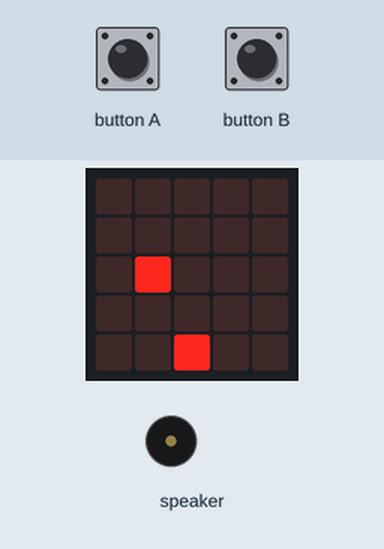
Simulated run of this program. Board: Calliope mini (MakeCode). Parts: the board's 5×5 LED display, buzzer (waves = sounding). The test bench sets the inputs (shaded band). Random numbers come from a fixed seed.

Above: at 2.5 s.
2.6 s: button A pressed for 0.15 s
At 3.2 s:
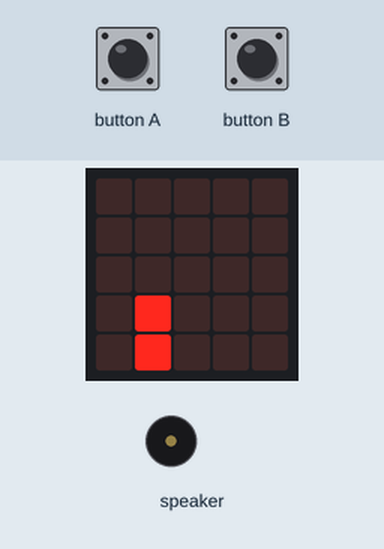
3.3 s: button B pressed for 0.15 s
At 3.67 s:
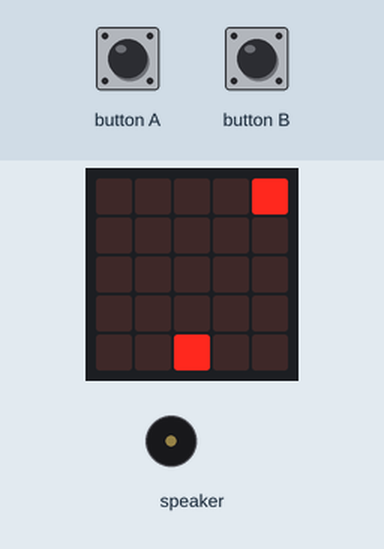
4.0 s: button A pressed for 0.15 s
At 4.62 s:
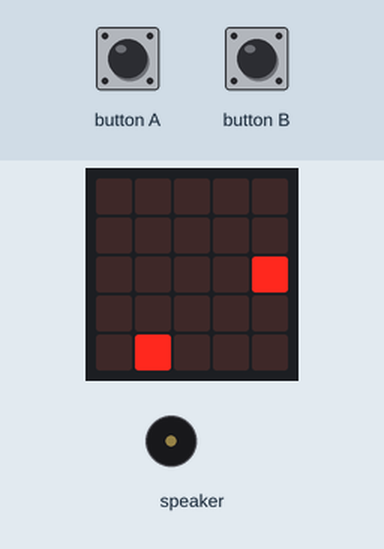
4.7 s: button B pressed for 0.15 s
At 5.3 s:
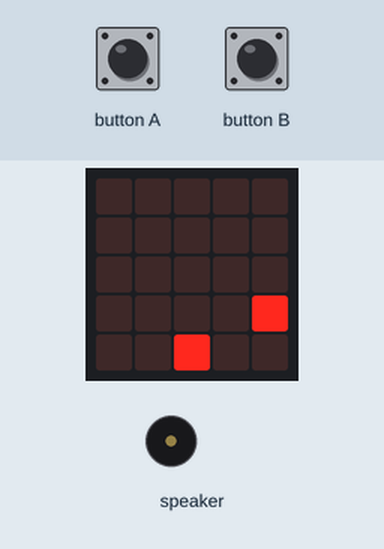
5.4 s: button B pressed for 0.15 s
At 5.73 s:
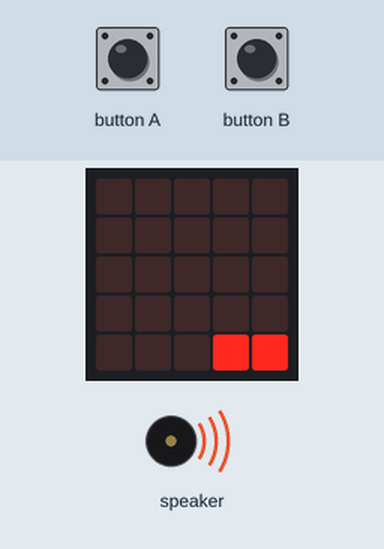
6.1 s: button A pressed for 0.15 s
At 7.51 s:
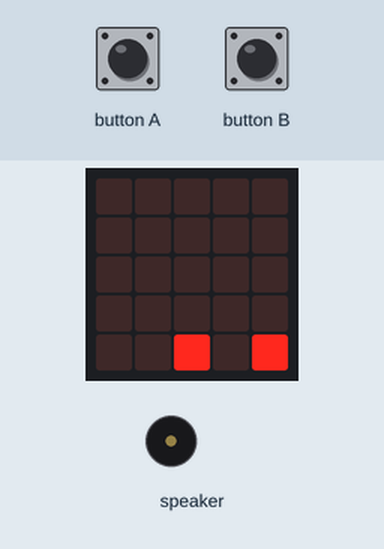
Timing chart, 0 to 11.8 s (numbered marks = the images above; inputs shaded):
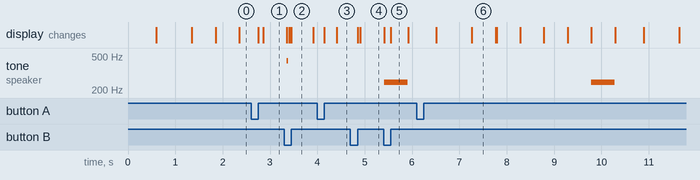

Measured:
- what the display in image 2 shows lasts 0.4 s, from 3.5 s to 3.9 s

The program:

main.ts
```typescript
input.onButtonEvent(Button.A, input.buttonEventClick(), function () {
    sprite.change(LedSpriteProperty.X, -1)
})
input.onButtonEvent(Button.B, input.buttonEventClick(), function () {
    sprite.change(LedSpriteProperty.X, 1)
})
let punkte = 0
let catchme: game.LedSprite = null
let sprite: game.LedSprite = null
sprite = game.createSprite(2, 4)
let leben = 3
basic.showIcon(IconNames.Heart)
basic.showNumber(leben)
basic.forever(function () {
    catchme = game.createSprite(randint(0, 4), 0)
    for (let index = 0; index < 4; index++) {
        basic.pause(500)
        catchme.change(LedSpriteProperty.Y, 1)
    }
    if (sprite.get(LedSpriteProperty.X) == catchme.get(LedSpriteProperty.X)) {
        punkte += 1
        music.playTone(440, music.beat(BeatFraction.Sixteenth))
    } else {
        leben += -1
        music.playTone(247, music.beat(BeatFraction.Whole))
        if (leben > 0) {
            basic.clearScreen()
            basic.showIcon(IconNames.Heart)
            basic.showNumber(leben)
            basic.pause(500)
        } else {
            while (true) {
                basic.showIcon(IconNames.Skull, 800)
                basic.showString("SCORE:", 100)
                basic.showNumber(punkte)
            }
        }
    }
    catchme.delete()
})
```

test.ts
```typescript
// Hier kann man Tests durchführen; diese Datei wird nicht kompiliert, wenn dieses Paket als Erweiterung verwendet wird.
```
